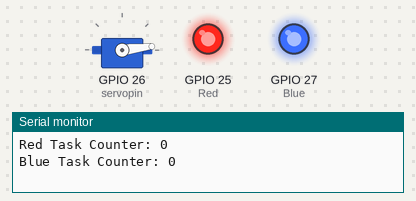
This sketch was run on a simulated ESP32. Parts: servo, output pins drawn as LEDs (lit = HIGH), the last lines printed to the serial monitor.

Above: at 0.05 s.
At 0.45 s:
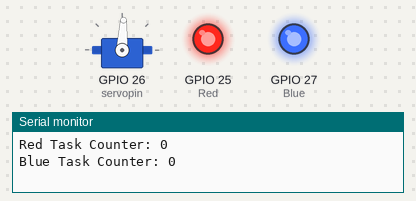
At 0.7 s:
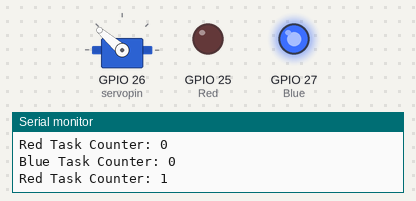
At 0.95 s:
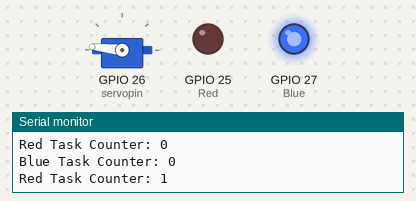
At 1.45 s:
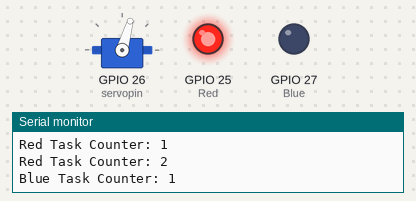
At 1.95 s:
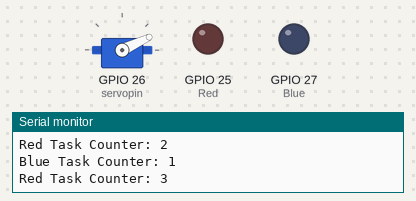
Timing chart, 0 to 4.6 s (numbered marks = the images above):
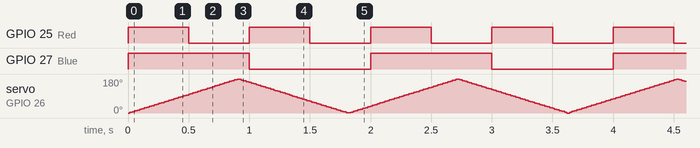

The sketch:

dualcoreusageRTOS.ino
```cpp
#include <ESP32Servo.h>
#define servopin 26
#define Red 25
#define Blue 27

Servo myservo;
int count1 = 0;
int count2 = 0;

void ServoTask(void * parameters)
{
  for(;;)
{
for(int pos = 0; pos <= 180 ; pos ++)
{
myservo.write(pos);
delay(5);
}
for(int pos = 180; pos >=0 ; pos --)
{
myservo.write(pos);
delay(5);
}
}
}

void RedTask(void * parameters)
{
for(;;)
{
Serial.print("Red Task Counter: ");
Serial.println(count1++);
digitalWrite(Red, HIGH);
vTaskDelay(500 / portTICK_PERIOD_MS);
digitalWrite(Red, LOW);
Serial.print("Red Task Counter: ");
Serial.println(count1++);
vTaskDelay(500 / portTICK_PERIOD_MS);
}
}

void BlueTask(void * parameters)
{
for(;;)
{
Serial.print("Blue Task Counter: ");
Serial.println(count2++);
digitalWrite(Blue, HIGH);
vTaskDelay(1000 / portTICK_PERIOD_MS);
digitalWrite(Blue, LOW);
Serial.print("Blue Task Counter: ");
Serial.println(count2++);
vTaskDelay(1000 / portTICK_PERIOD_MS);
}
}

void setup() {
  // put your setup code here, to run once:
pinMode(Red, OUTPUT);
pinMode(Blue, OUTPUT);
myservo.attach(servopin);
Serial.begin(9600);
xTaskCreatePinnedToCore(
RedTask,
"RedTask",
1000,
NULL,
1,
NULL,
0
);

xTaskCreatePinnedToCore(
BlueTask,
"BlueTask",
1000,
NULL,
1,
NULL,
0
);

xTaskCreatePinnedToCore(
ServoTask,
"ServoTask",
1000,
NULL,
1,
NULL,
1
);

}

void loop() {
  // put your main code here, to run repeatedly:
delay(1000);
}
```

Measured:
- by itself, GPIO 25 (Red): alternates HIGH for 0.50 s and LOW for 0.50 s
- by itself, GPIO 27 (Blue): alternates HIGH for 1.0 s and LOW for 1.0 s
